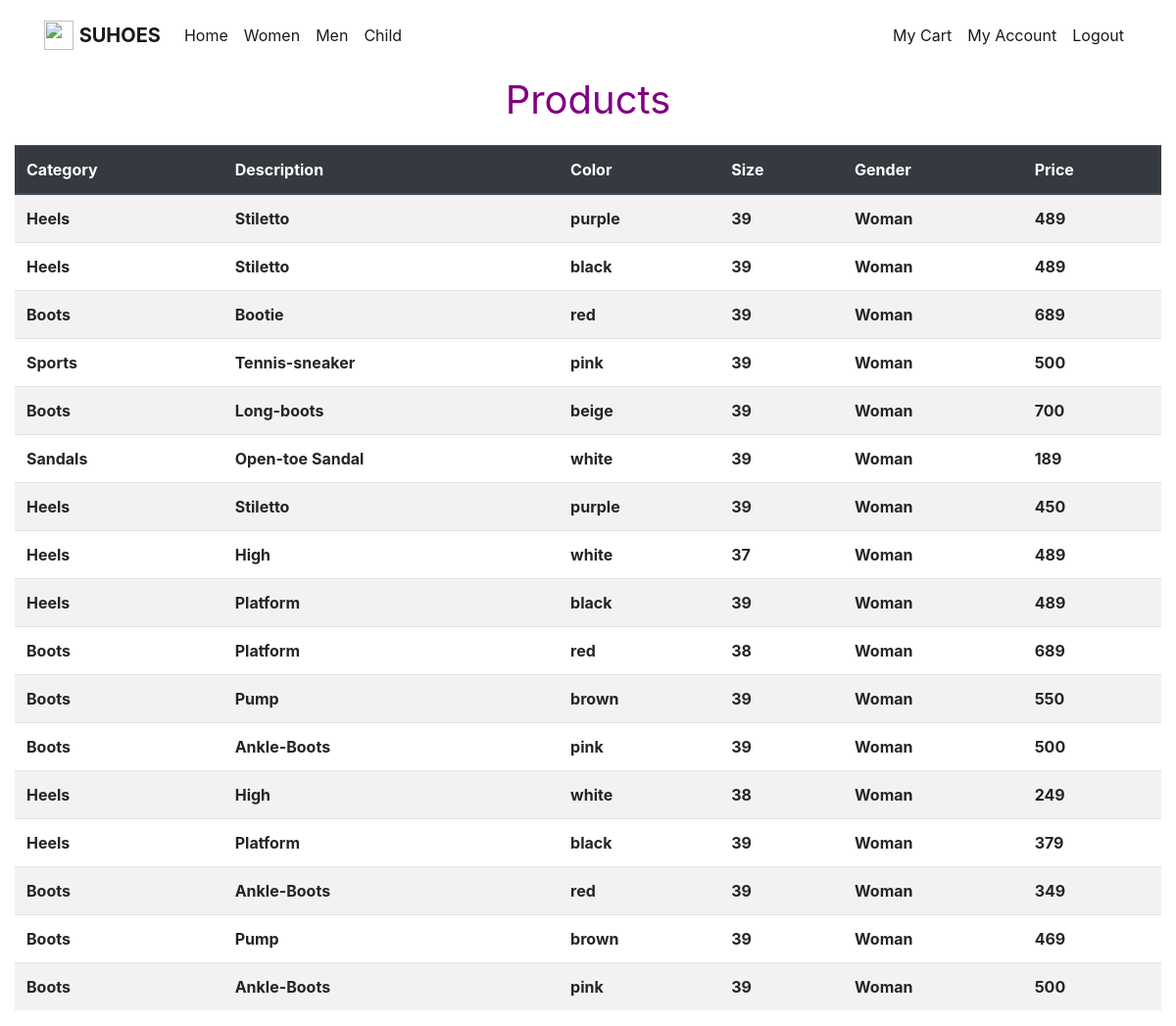
The page /women.php on the database its author committed.
### tables this page shows
CREATE TABLE `products` (
  `product_id` int(11) NOT NULL,
  `category` char(30) NOT NULL,
  `price` int(11) NOT NULL,
  `description` char(50) NOT NULL,
  `stock` int(11) NOT NULL,
  `color` char(20) NOT NULL,
  `size` int(11) NOT NULL,
  `gender` char(10) NOT NULL
);

### women.php (the view, shortened to what this page needs)
<?php
	 include "config.php";
	?>
<!doctype html>
<html lang="en">
	<head>
		<link rel="stylesheet" href="https://stackpath.bootstrapcdn.com/bootstrap/4.3.1/css/bootstrap.min.css">
	</head>
	<body>
		<nav class="navbar navbar-expand-lg navbar-light dg-light">
			<div class="container">
				<a href="table.php" class="navbar-brand">
					<img src="balloon.png" width="30" height="30" alt="" class="d-inline-block align-top">
					<b>	SUHOES</b>
				</a>
				<div class="collapse navbar-collapse" id="navbarNav">
					<ul class="navbar-nav mr-auto" >
						<li class="nav-item active"><a class="nav-link" href="table.php">Home</a></li>
						<li class="nav-item active"><a class="nav-link" href="#">Women</a></li>
						<li class="nav-item active"><a class="nav-link" href="men.php">Men</a></li>
						<li class="nav-item active"><a class="nav-link" href="child.php">Child</a></li>
					</ul>
					<span class="navbar-text">
						<ul  class="navbar-nav mr-auto">
							<li class="nav-item active"><a class="nav-link" href="my_cart.php">My Cart</a></li>
							<li class="nav-item active"><a class="nav-link" href="my_account.php">My Account</a></li>
							<li class="nav-item active"><a class="nav-link" href="logout.php">Logout</a></li>
						</ul>
					</span>
				</div>
			</div>
		</nav>
		<div class="col-lg-12" >
				<p class="lead" style="text-align:center ; color:purple; font-size:40px" ><b>Products</b></p>
				<table class="table table-striped table-hover">
					<thead class="thead-dark">
						<tr>
							<th scope="col" >Category</th>
							<th scope="col" >Description</th>
							<th scope="col" >Color</th>
							<th scope="col" >Size</th>
							<th scope="col" >Gender</th>
							<th scope="col" >Price</th>
						</tr>
					</thead>
					<tbody>
					<?php
						$sql = "SELECT * FROM products p WHERE p.gender = 'Woman' and p.stock>0;";
						$result = mysqli_query($db, $sql);
						while($row = mysqli_fetch_assoc($result))
						{
							$my_categ = $row["category"];
							$my_desc = $row["description"];
							$my_color = $row["color"];
							$my_size = $row["size"];
							$my_gender = $row["gender"];
							$my_price= $row["price"];
							echo "<tr>" . "<th>" . $my_categ . "</th>".
								"<th>" . $my_desc . "</th>".
								"<th>" . $my_color . "</th>".
								"<th>" . $my_size . "</th>".
								"<th>" . $my_gender . "</th>".
								"<th>" . $my_price . "</th>" . "</tr>";							;
						}
					?>
					</tbody>
				</table>
		</div>
	</body>
</html>

### rows shown on the page
products: category "Heels", description "Stiletto", color "purple", size "39", gender "Woman", price "489"
products: category "Heels", description "Stiletto", color "black", size "39", gender "Woman", price "489"
products: category "Boots", description "Bootie", color "red", size "39", gender "Woman", price "689"
products: category "Sports", description "Tennis-sneaker", color "pink", size "39", gender "Woman", price "500"
products: category "Boots", description "Long-boots", color "beige", size "39", gender "Woman", price "700"
products: category "Sandals", description "Open-toe Sandal", color "white", size "39", gender "Woman", price "189"
products: category "Heels", description "Stiletto", color "purple", size "39", gender "Woman", price "450"
products: category "Heels", description "High", color "white", size "37", gender "Woman", price "489"
products: category "Heels", description "Platform", color "black", size "39", gender "Woman", price "489"
products: category "Boots", description "Platform", color "red", size "38", gender "Woman", price "689"
products: category "Boots", description "Pump", color "brown", size "39", gender "Woman", price "550"
products: category "Boots", description "Ankle-Boots", color "pink", size "39", gender "Woman", price "500"
products: category "Heels", description "High", color "white", size "38", gender "Woman", price "249"
products: category "Heels", description "Platform", color "black", size "39", gender "Woman", price "379"
products: category "Boots", description "Ankle-Boots", color "red", size "39", gender "Woman", price "349"
products: category "Boots", description "Pump", color "brown", size "39", gender "Woman", price "469"
products: category "Boots", description "Ankle-Boots", color "pink", size "39", gender "Woman", price "500"
